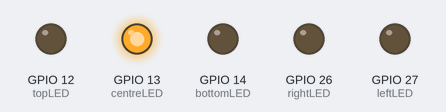
Bench run of a sketch on a simulated ESP32. Parts: output pins drawn as LEDs (lit = HIGH).

Above: at 0.5 s.
At 2.5 s:
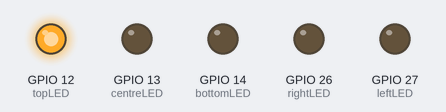
At 4.5 s:
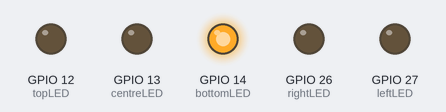
At 6.5 s:
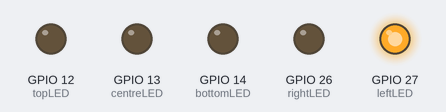
At 9.5 s:
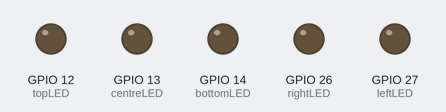
Timing chart, 0 to 10.4 s (numbered marks = the images above):
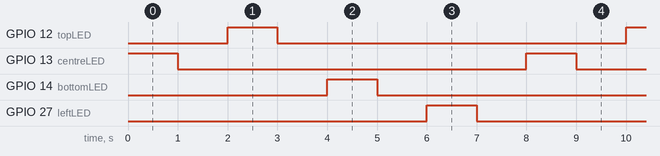

Measured:
- by itself, GPIO 12 (topLED), GPIO 13 (centreLED), GPIO 14 (bottomLED), GPIO 27 (leftLED): alternates HIGH for 1.0 s and LOW for 7.0 s
- by itself, everything shown: repeats every 8.0 s, in 8 steps

The sketch:

PEOMechatronicsLab4.ino
```cpp
#define buttonPin 25 // pressing down on joystick
#define centreLED 13 // blue LED
#define leftLED 27 // green LED
#define rightLED 26 // yellow LED
#define bottomLED 14 // white LED
#define topLED 12 // red LED
#define joystickXPin 35 // moving left/right with joystick
#define joystickYPin 34 // moving up/down with joystick

// initialize joystick state variables
bool buttonState = HIGH;
int joystickXValue = 0;
int joystickYValue = 0;

void setup() {
  //pin mode for Joystick
  pinMode(buttonPin, INPUT_PULLUP);

  // pin mode for LEDS
  pinMode(centreLED, OUTPUT);
  pinMode(rightLED, OUTPUT);
  pinMode(leftLED, OUTPUT);
  pinMode(bottomLED, OUTPUT);
  pinMode(topLED, OUTPUT);

  // start ESP32
  Serial.begin(9600);
  while(!Serial);
}

void loop() {
  digitalWrite(centreLED, HIGH);
  delay(1000);
  digitalWrite(centreLED, LOW);
  delay(1000);

  digitalWrite(topLED, HIGH);
  delay(1000);
  digitalWrite(topLED, LOW);
  delay(1000);

  digitalWrite(bottomLED, HIGH);
  delay(1000);
  digitalWrite(bottomLED, LOW);
  delay(1000);

  digitalWrite(leftLED, HIGH);
  delay(1000);
  digitalWrite(leftLED, LOW);
  delay(1000);
}
```
